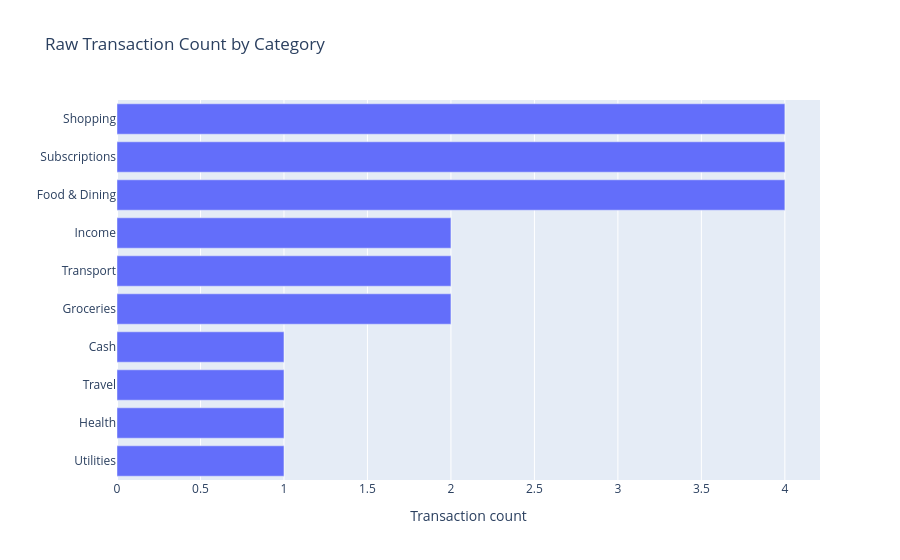

Here is the notebook cell this chart was saved with:
### Code cell
category_counts = transactions["category"].value_counts()
fig = px.bar(
    category_counts.sort_values(ascending=True),
    orientation="h",
    title="Raw Transaction Count by Category",
    labels={"value": "Transaction count", "category": ""},
)
fig.update_layout(showlegend=False)
fig.show()

### Figure 1 — Plotly figure (JSON) as saved in the notebook; plotly's stock layout.template omitted (floating-point values rounded to 4 significant figures)
{"data": [{"hovertemplate": "variable=count<br>Transaction count=%{x}<br>=%{y}<extra></extra>", "legendgroup": "count", "marker": {"color": "#636efa", "pattern": {"shape": ""}}, "name": "count", "orientation": "h", "showlegend": true, "textposition": "auto", "type": "bar", "x": [1, 1, 1, 1, 2, 2, 2, 4, 4, 4], "xaxis": "x", "y": ["Utilities", "Health", "Travel", "Cash", "Groceries", "Transport", "Income", "Food & Dining", "Subscriptions", "Shopping"], "yaxis": "y"}], "layout": {"barmode": "relative", "legend": {"title": {"text": "variable"}, "tracegroupgap": 0}, "showlegend": false, "title": {"text": "Raw Transaction Count by Category"}, "xaxis": {"anchor": "y", "domain": [0.0, 1.0], "title": {"text": "Transaction count"}}, "yaxis": {"anchor": "x", "domain": [0.0, 1.0], "title": {"text": ""}}}}
